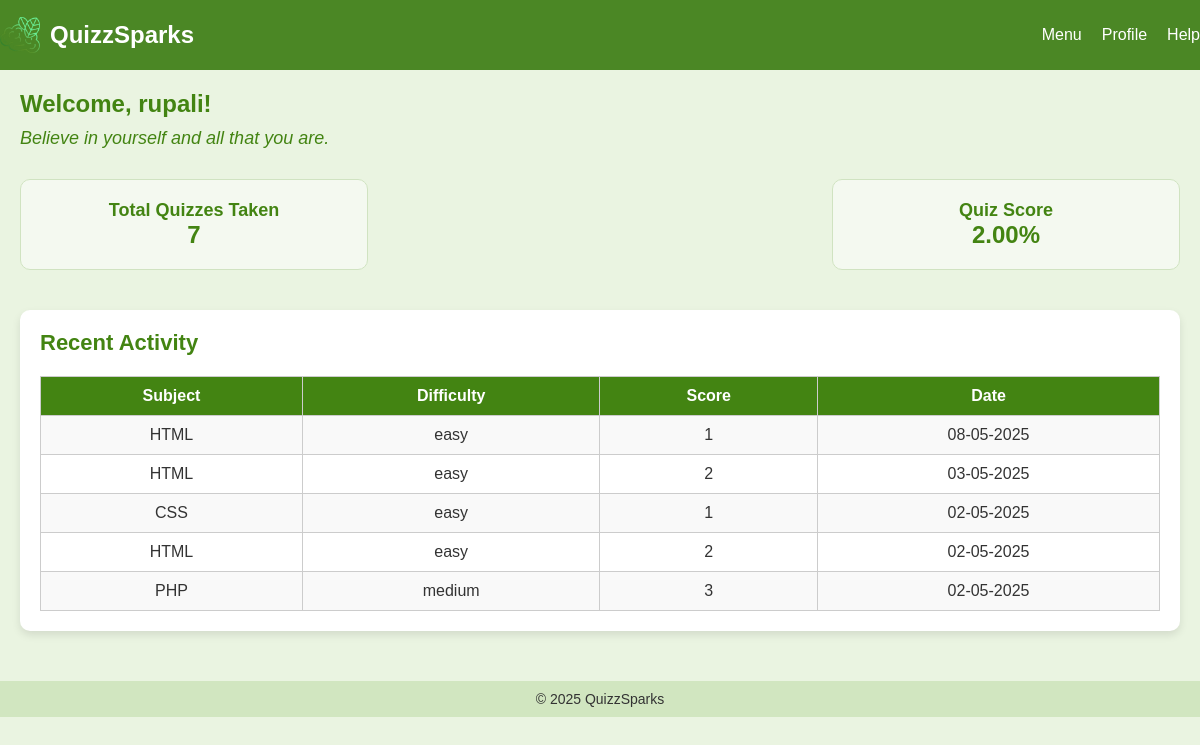
The app's page /dashboard.php (signed in) with its own data.
### tables this page shows
CREATE TABLE `quizzes` (
  `id` int(11) NOT NULL,
  `user_id` int(11) NOT NULL,
  `score` int(11) NOT NULL,
  `total_questions` int(11) DEFAULT NULL,
  `date_taken` timestamp NOT NULL DEFAULT current_timestamp(),
  `subject` varchar(255) NOT NULL,
  `difficulty` varchar(255) NOT NULL,
  `created_at` timestamp NOT NULL DEFAULT current_timestamp()
);

### dashboard.php (the view, shortened to what this page needs)
<?php
$user = $_SESSION['user'];
include 'db.php';
$query = "SELECT COUNT(*) AS total_quizzes, AVG(score) AS average_score FROM quizzes WHERE user_id = ?";
$stmt = $conn->prepare($query);
$stmt->bind_param("i", $_SESSION['user_id']);
$stmt->execute();
$result = $stmt->get_result();
$data = $result->fetch_assoc();
$totalQuizzes = $data['total_quizzes'] ?? 0;
$averageScore = $data['average_score'] ?? 0;
?>
<!DOCTYPE html>
<html lang="en">
<head>
    <link rel="stylesheet" href="dashboard.css">
</head>
<body>
<header class="header">
  <div class="header-left">
    <img src="quizlogo.png" alt="Quiz Logo" class="logo-img">
    <span class="logo-text">QuizzSparks</span>
  </div>
  <nav class="header-right">
    <ul>
      <li><a href="menu.html">Menu</a></li>
      <li><a href="profile.html">Profile</a></li>
      <li><a href="help.html">Help</a></li>
    </ul>
  </nav>
</header>
<main>
  <div class="welcome-section">
    <h1>Welcome, <?php echo htmlspecialchars($user); ?>!</h1>
    <p class="motivational-quote" id="quote"></p>
  </div>
  <section class="dashboard-stats">
    <div class="stat-box">
      <h3>Total Quizzes Taken</h3>
      <p><?php echo $totalQuizzes; ?></p>
    </div>
    <div class="stat-box">
      <h3>Quiz Score</h3>
      <p><?php echo number_format($averageScore, 2); ?>%</p>
    </div>
  </section>
  <section class="recent-activity">
    <h2>Recent Activity</h2>
    <?php
    include 'db.php';
    $query = "SELECT subject, difficulty, score, created_at FROM quizzes WHERE user_id = ? ORDER BY created_at DESC LIMIT 5";
    $stmt = $conn->prepare($query);
    $stmt->bind_param("i", $_SESSION['user_id']);
    $stmt->execute();
    $result = $stmt->get_result();
    if ($result->num_rows > 0) {
        echo "<table class='activity-table'>";
        echo "<tr><th>Subject</th><th>Difficulty</th><th>Score</th><th>Date</th></tr>";
        while ($row = $result->fetch_assoc()) {
            echo "<tr>";
            echo "<td>" . htmlspecialchars($row['subject']) . "</td>";
            echo "<td>" . htmlspecialchars($row['difficulty']) . "</td>";
            echo "<td>" . htmlspecialchars($row['score']) . "</td>";
            echo "<td>" . date('d-m-Y', strtotime($row['created_at'])) . "</td>";
            echo "</tr>";
        }
        echo "</table>";
    } else {
        echo "<p>No recent activity yet.</p>";
    }
    ?>
  </section>
</main>
<footer>
  <p>&copy; 2025 QuizzSparks</p>
</footer>
</body>
</html>

### dashboard.css (style rules this page uses)
* { margin: 0; padding: 0; box-sizing: border-box; }
body { font-family: Arial, sans-serif; background-color: #eaf4e1; color: #333; }
header { background-color: #4b8725; color: white; padding: 15px 0; display: flex; justify-content: space-between; align-items: center; }
header .header-left { display: flex; align-items: center; }
header .logo-img { width: 40px; height: auto; margin-right: 10px; }
header .logo-text { font-size: 24px; font-weight: bold; }
header nav ul { list-style: none; padding: 0; display: flex; }
header nav ul li { margin-left: 20px; }
header nav ul li a { color: white; text-decoration: none; }
main { padding: 20px; }
.welcome-section { margin-bottom: 30px; }
.welcome-section h1 { font-size: 24px; color: #438412; }
.motivational-quote { font-size: 18px; color: #438412; font-style: italic; margin-top: 10px; }
.dashboard-stats { display: flex; justify-content: space-between; margin-bottom: 30px; }
.stat-box { background-color: #f4f9f0; border: 1px solid #d0e3c1; padding: 20px; width: 30%; text-align: center; border-radius: 10px; animation: slideUp 1s ease-out forwards; opacity: 0; }
.stat-box h3 { font-size: 18px; color: #438412; }
.stat-box p { font-size: 24px; font-weight: bold; color: #438412; }
.recent-activity { margin-top: 40px; padding: 20px; background-color: #ffffff; border-radius: 10px; box-shadow: 0 4px 8px rgba(0, 0, 0, 0.1); }
.recent-activity h2 { font-size: 22px; color: #438412; }
footer { text-align: center; margin-top: 30px; background-color: #d1e6c0; padding: 10px; font-size: 14px; }
.activity-table { width: 100%; border-collapse: collapse; margin-top: 20px; }
.activity-table th, .activity-table td { border: 1px solid #ccc; padding: 10px; text-align: center; }
.activity-table th { background-color: #438412; color: white; }
.activity-table tr:nth-child(even) { background-color: #f9f9f9; }

### records on screen
quizzes: subject "HTML", difficulty "easy", score "1", created_at "08-05-2025"
quizzes: subject "HTML", difficulty "easy", score "2", created_at "03-05-2025"
quizzes: subject "CSS", difficulty "easy", score "1", created_at "02-05-2025"
quizzes: subject "HTML", difficulty "easy", score "2", created_at "02-05-2025"
quizzes: subject "PHP", difficulty "medium", score "3", created_at "02-05-2025"

### other values on screen
$user "rupali"
$totalQuizzes "7"
$averageScore "2.00"
